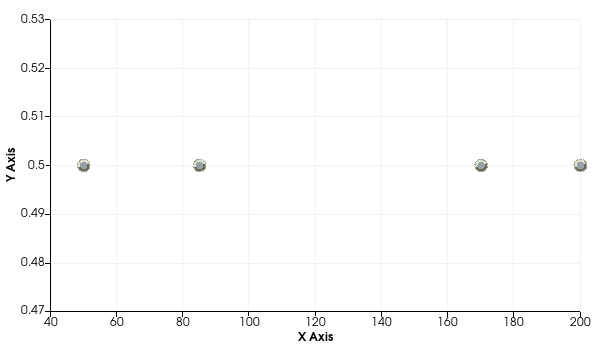

This figure's Python source:
#!/usr/bin/env python
# Demonstrate control points item events with add, drag, move, and double-click.

import vtkmodules.vtkInteractionStyle  # noqa: F401
import vtkmodules.vtkRenderingContextOpenGL2  # noqa: F401
import vtkmodules.vtkRenderingOpenGL2  # noqa: F401

from vtkmodules.vtkChartsCore import vtkChartXY, vtkColorTransferControlPointsItem
from vtkmodules.vtkRenderingContext2D import vtkContextActor
from vtkmodules.vtkRenderingCore import (
    vtkColorTransferFunction,
    vtkRenderWindow,
    vtkRenderWindowInteractor,
    vtkRenderer,
)

# Create a color transfer function.
transfer_function = vtkColorTransferFunction()
transfer_function.AddHSVSegment(50.0, 0.0, 1.0, 1.0, 85.0, 0.3333, 1.0, 1.0)
transfer_function.AddHSVSegment(85.0, 0.3333, 1.0, 1.0, 170.0, 0.6666, 1.0, 1.0)
transfer_function.AddHSVSegment(170.0, 0.6666, 1.0, 1.0, 200.0, 0.0, 1.0, 1.0)

# Create control points item.
control_points = vtkColorTransferControlPointsItem()
control_points.SetColorTransferFunction(transfer_function)

# Set up a chart.
chart = vtkChartXY()
chart.AddPlot(control_points)

# Context actor and scene wiring.
context_actor = vtkContextActor()
scene = context_actor.GetScene()
scene.AddItem(chart)

# Renderer
renderer = vtkRenderer()
renderer.SetBackground(1.0, 1.0, 1.0)
scene.SetRenderer(renderer)
renderer.AddActor(context_actor)

# Window
render_window = vtkRenderWindow()
render_window.SetSize(600, 350)
render_window.SetMultiSamples(0)
render_window.AddRenderer(renderer)
render_window.SetWindowName("control points item events")

# Interactor
interactor = vtkRenderWindowInteractor()
interactor.SetRenderWindow(render_window)

interactor.Initialize()
interactor.Start()
